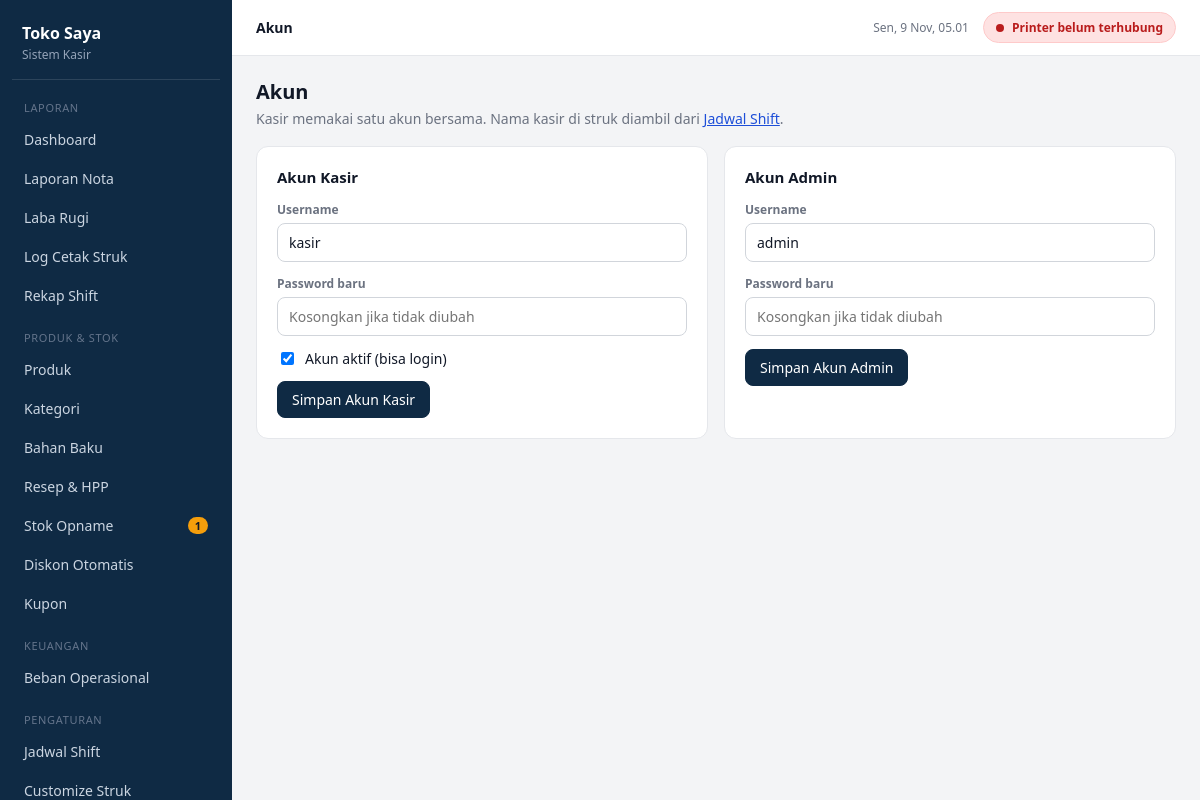
Page /index.php?page=akun (signed in) on the committed database.
### tables this page shows
CREATE TABLE users (
  id          INT UNSIGNED AUTO_INCREMENT PRIMARY KEY,
  name        VARCHAR(100) NOT NULL,
  username    VARCHAR(50)  NOT NULL UNIQUE,
  password    VARCHAR(255) NOT NULL,
  role        ENUM('admin','kasir') NOT NULL DEFAULT 'kasir',
  active      TINYINT(1)   NOT NULL DEFAULT 1,
  created_at  DATETIME     NOT NULL DEFAULT CURRENT_TIMESTAMP
);

### app/init.php (called while the page is built, shortened)
<?php
$config = require __DIR__ . '/../config.php';
function db(): PDO
{
    static $pdo = null;
    if ($pdo === null) {
        global $config;
        $c = $config['db'];
        $pdo = new PDO(
            "mysql:host={$c['host']};dbname={$c['name']};charset={$c['charset']}",
            $c['user'], $c['pass'],
            [
                PDO::ATTR_ERRMODE => PDO::ERRMODE_EXCEPTION,
                PDO::ATTR_DEFAULT_FETCH_MODE => PDO::FETCH_ASSOC,
                PDO::ATTR_EMULATE_PREPARES => false,
            ]
        );
        $pdo->exec("SET time_zone = '+07:00'");
    }
    return $pdo;
}
function q(string $sql, array $p = []): PDOStatement
{
    $s = db()->prepare($sql);
    $s->execute($p);
    return $s;
}
function e($s): string { return htmlspecialchars((string)$s, ENT_QUOTES, 'UTF-8'); }
function me(): ?array
{
    static $cache = false;
    if ($cache === false) {
        $cache = null;
        if (!empty($_SESSION['uid'])) $cache = q("SELECT * FROM users WHERE id=? AND active=1", [(int)$_SESSION['uid']])->fetch() ?: null;
    }
    return $cache;
}

### pages/akun.php (the view, shortened to what this page needs)
<?php
$kasir = db()->query("SELECT * FROM users WHERE role='kasir' ORDER BY id LIMIT 1")->fetch() ?: null;
$admin = me();
?>
<h2>Akun</h2>
<p class="sub">Kasir memakai satu akun bersama. Nama kasir di struk diambil dari <a href="index.php?page=jadwal">Jadwal Shift</a>.</p>
<div class="g2">
  <div class="card pad">
    <h3 class="cardh2">Akun Kasir</h3>
    <form method="post" action="index.php?page=akun">
      <div class="fg"><label class="lbl">Username</label>
        <input name="username" value="<?= e($kasir['username'] ?? 'kasir') ?>" required></div>
      <div class="fg"><label class="lbl">Password <?= $kasir ? 'baru' : '' ?></label>
        <input name="password" type="password" autocomplete="new-password"
               placeholder="<?= $kasir ? 'Kosongkan jika tidak diubah' : 'Wajib diisi' ?>"></div>
      <div class="fg"><label class="check"><input type="checkbox" name="active" value="1" <?= !$kasir || $kasir['active'] ? 'checked' : '' ?>> Akun aktif (bisa login)</label></div>
      <button class="btn btn-primary">Simpan Akun Kasir</button>
    </form>
  </div>
  <div class="card pad">
    <h3 class="cardh2">Akun Admin</h3>
    <form method="post" action="index.php?page=akun">
      <div class="fg"><label class="lbl">Username</label>
        <input name="username" value="<?= e($admin['username']) ?>" required></div>
      <div class="fg"><label class="lbl">Password baru</label>
        <input name="password" type="password" autocomplete="new-password" placeholder="Kosongkan jika tidak diubah"></div>
      <button class="btn btn-primary">Simpan Akun Admin</button>
    </form>
  </div>
</div>

### assets/style.css (style rules this page uses)
:root { --bg: #f3f4f6; --panel: #fff; --ink: #111827; --muted: #6b7280; --line: #e5e7eb; --brand: #0f2a44; --brand-2: #1d4ed8; --brand-soft: #eff6ff; --ok: #15803d; --ok-soft: #dcfce7; --danger: #b91c1c; --danger-soft: #fee2e2; --warn: #92400e; --warn-soft: #fef3c7; --radius: 12px; --mono: 'Courier New', Courier, monospace; }
* { box-sizing: border-box; }
html, body { height: 100%; }
body { margin: 0; font-family: system-ui, -apple-system, "Segoe UI", Roboto, sans-serif; background: var(--bg); color: var(--ink); font-size: 14px; }
a { color: var(--brand-2); }
button { font: inherit; cursor: pointer; }
input, select { font: inherit; border: 1px solid #d1d5db; border-radius: 8px; padding: 9px 11px; width: 100%; background: #fff; color: var(--ink); }
input[type=checkbox], input[type=radio] { width: auto; }
h2 { margin: 0 0 4px; font-size: 20px; }
.sub { color: var(--muted); margin: 0 0 18px; }
.btn { display: inline-flex; align-items: center; justify-content: center; gap: 6px; border: 1px solid var(--line); background: #fff; padding: 8px 14px; border-radius: 8px; color: var(--ink); text-decoration: none; font-weight: 500; transition: background .15s, border-color .15s; }
.btn-primary { background: var(--brand); border-color: var(--brand); color: #fff; }
.lbl { display: block; font-size: 12px; font-weight: 600; color: var(--muted); margin-bottom: 5px; }
.fg { margin-bottom: 13px; }
.check { display: flex; gap: 8px; align-items: center; margin: 6px 0; cursor: pointer; }
.card { background: var(--panel); border: 1px solid var(--line); border-radius: var(--radius); overflow: hidden; }
.cardh2 { margin: 0 0 14px; font-size: 15px; }
.pad { padding: 20px; }
.g2 { display: grid; grid-template-columns: 1fr 1fr; gap: 16px; }

### rows in the picture
users: username "kasir", active "☑"
users: username "admin"

### other values in the picture
setting('store_name', 'Toko Saya') "Toko Saya"
$group "LAPORAN"
$label "Dashboard"
$label "Laporan Nota"
$label "Laba Rugi"
$label "Log Cetak Struk"
$label "Rekap Shift"
$group "PRODUK & STOK"
$label "Produk"
$label "Kategori"
$label "Bahan Baku"
$label "Resep & HPP"
$label "Stok Opname"
$label "Diskon Otomatis"
$label "Kupon"
